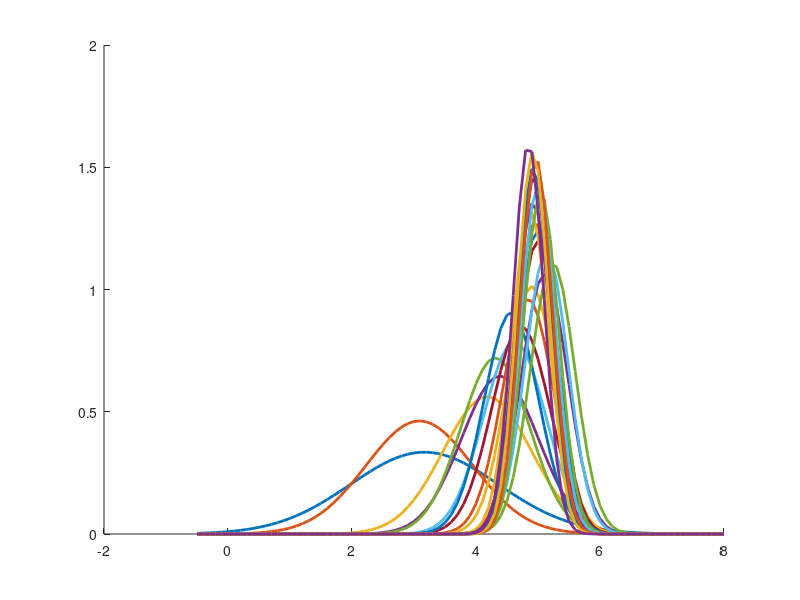
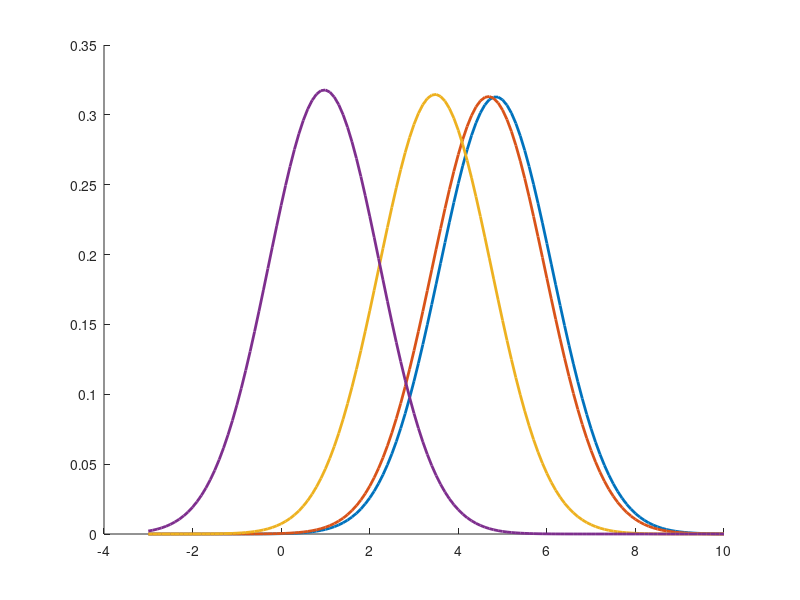

Source code (MATLAB) for these figures, in order:
close all;
clear;
clc;

#pkg load statistics
H=[3.1803, 3.0208, 6.3968, 5.0169, 4.0323,6.2086, 5.3474, 3.5154, 7.0094, 5.4343,7.2184, 6.7070, 3.9738, 3.0621, 4.8906, 4.5041, 3.7346, 5.7467, 7.2327, 4.1803,3.7299, 4.6305, 5.9945, 3.7187, 3.1980]';

% A erwthma
x = -0.5:0.1:8;
m0 = 0;                         
s = 1.25^2;             
s0 = 10*s;          
n = size(H,1);


figure;
hold on;
for i=1:n
    plot(x,normpdf(x,(n*s0/(n*s0+s))*mean(H(1:i,1)),sqrt((s0*s)/(i*s0+s))),'linewidth',2)
end
hold off;

% B erwthma
x = -3:0.1:10;


figure;
hold on;

plot(x,normpdf(x,(n*s0/(n*s0+s))*mean(H(1:n,1)),sqrt(s+(s0*s)/(n*s0+s))),'linewidth',2)

s0 = s;
plot(x,normpdf(x,(n*s0/(n*s0+s))*mean(H(1:n,1)),sqrt(s+(s0*s)/(n*s0+s))),'linewidth',2)

s0 = 0.1*s;
plot(x,normpdf(x,(n*s0/(n*s0+s))*mean(H(1:n,1)),sqrt(s+(s0*s)/(n*s0+s))),'linewidth',2)

s0 = 0.01*s;
plot(x,normpdf(x,(n*s0/(n*s0+s))*mean(H(1:n,1)),sqrt(s+(s0*s)/(n*s0+s))),'linewidth',2)

hold off